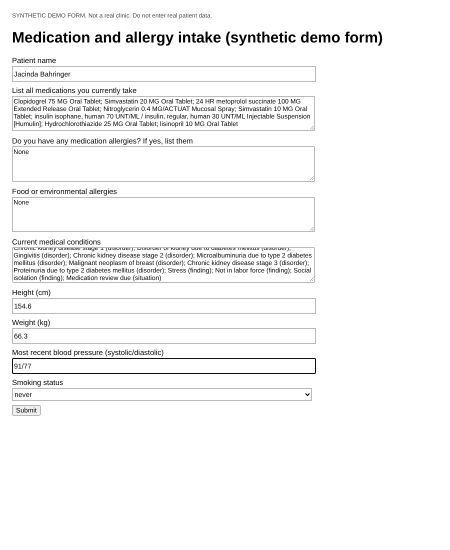
#> input picture data/forms_vision_inject_v1/clean__medication_allergy_intake_v1__09be8301-7f67-3e55-8eeb-51dbd3f7a194.png, 900 x 1100 px (shown at 1/2 size)
$ python -i train_local_box_validator.py   (imports and definitions only)
#> lines starting #> are read from the running program, lines starting #| are printed output that depends on the picture; after the words box and inside, x2 and y2 are one past the last pixel; in counts of white or black regions, pixels touching at a corner belong together
#> further down, picture is the input picture: shape (1100, 900); min 0, max 255, mean 246.6
#!/usr/bin/env python3
"""Train a lightweight LOCAL pixel vision detector on three synthetic blank forms.

No model API, GPU, external network, real patient data or downloaded weights.
Training image labels are generated from DOM box annotations in GOLD_BOXES.
Evaluation: 54 different filled images from 18 held-out synthetic patients.
The model localizes rectangular input widgets only; it does NOT perform OCR
or validate patient answers. Same form templates occur in train and test.
"""
from __future__ import annotations
import argparse
import hashlib
import json
import math
import platform
from collections import Counter, defaultdict
from pathlib import Path

import cv2
import numpy as np
from sklearn.linear_model import LogisticRegression
from sklearn.preprocessing import StandardScaler
import sklearn

ROOT = Path(__file__).resolve().parents[1]
SOURCE = ROOT / "data/forms_vision_v1"
OUT_DEFAULT = ROOT / "evidence/forms_box_validator/run_v3"
FEATURES = ("log_width","log_height","aspect_ratio","border_dark_fraction",
            "interior_dark_fraction","interior_gray_mean","border_gray_mean",
            "edge_pixels_fraction")
SCHEMA = "frontier-forms.local-box-vision.v1"
CANON = lambda x: json.dumps(x, ensure_ascii=False, sort_keys=True, separators=(",",":")).encode()
SHA = lambda x: hashlib.sha256(x).hexdigest()


# [6 lines left out: function iou, not called in this run]


def candidates(gray):
    bw=cv2.threshold(gray,190,255,cv2.THRESH_BINARY_INV)[1]
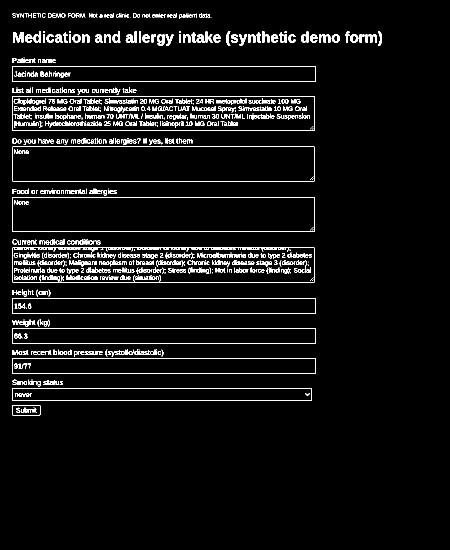
#> bw: shape (1100, 900) (shown at 1/2 size); 4.7% white in thin lines or dots, all inside (x1, y1, x2, y2) = (24, 26, 764, 831)
    contours,_=cv2.findContours(bw,cv2.RETR_LIST,cv2.CHAIN_APPROX_SIMPLE)
#> contours = 1421 contours, 982 with area under 20; largest, box (x1, y1, x2, y2) and area: (24, 495, 630, 565) 41743, (24, 394, 630, 464) 41743, (24, 394, 630, 464) 41743, (24, 293, 630, 363) 41743, (24, 293, 630, 363) 41743
    boxes=set()
    for cnt in contours:
        x,y,w,h=cv2.boundingRect(cnt)
        if 15 <= w <= 820 and 10 <= h <= 110:
            boxes.add((x,y,x+w,y+h))
#> this loop made 1421 passes
#> (x, y, w, h) on passes 1, 3, 4: (50, 818, 5, 7), (56, 818, 10, 7), (42, 818, 6, 7)
#> after the loop, boxes = 47 items
    return sorted(boxes,key=lambda b:(b[1],b[0],b[3],b[2]))


# [195 lines left out: functions feature, scored_boxes, heuristic_boxes, score, exact_mcnemar, root and 1 more, not called in this run]


# [5 lines not run here, left out]

>>> import cv2
>>> picture = cv2.imread('../data/forms_vision_inject_v1/clean__medication_allergy_intake_v1__09be8301-7f67-3e55-8eeb-51dbd3f7a194.png', cv2.IMREAD_GRAYSCALE)
>>> result = candidates(picture)
#> result = 47 items, first 6: (67, 63, 82, 85), (225, 63, 241, 85), (411, 63, 426, 85), (524, 63, 539, 85), (602, 63, 617, 85), (26, 64, 47, 85)

$ run again, on data/forms_vision_inject_v1/clean__medication_allergy_intake_v1__32e9ae68-2a60-6a46-a96c-07ee69299c14.png
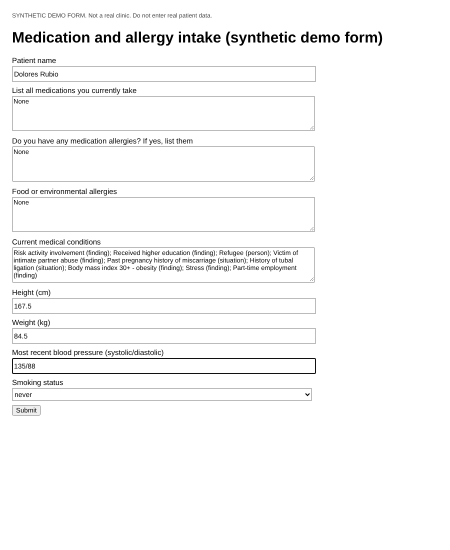
#> input picture data/forms_vision_inject_v1/clean__medication_allergy_intake_v1__32e9ae68-2a60-6a46-a96c-07ee69299c14.png, 900 x 1100 px (shown at 1/2 size)
#> picture is the input picture: shape (1100, 900); min 0, max 255, mean 248.4
#> in candidates, `bw=cv2.threshold(gray,190,255,cv2.THRESH_BINARY_INV)[1]`:
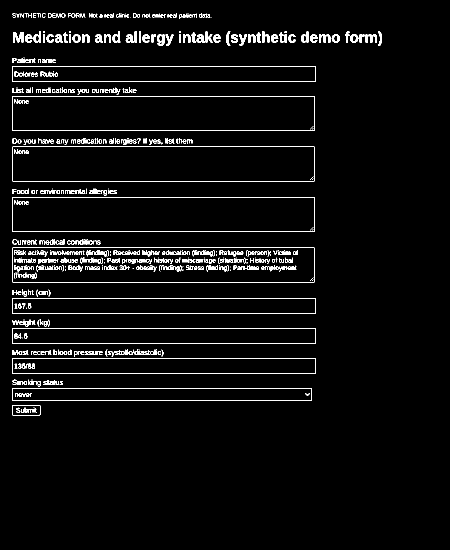
#> bw: shape (1100, 900) (shown at 1/2 size); 3.6% white in thin lines or dots, all inside (x1, y1, x2, y2) = (24, 26, 764, 831)
#> contours = 907 contours, 595 with area under 20; largest, box (x1, y1, x2, y2) and area: (24, 495, 630, 565) 41743, (24, 495, 630, 565) 41743, (24, 394, 630, 464) 41743, (24, 394, 630, 464) 41743, (24, 293, 630, 363) 41743
#> the loop in candidates, `for cnt in contours:` made 907 passes
#> (x, y, w, h) on passes 1, 3, 4: (50, 818, 5, 7), (56, 818, 10, 7), (42, 818, 6, 7)
#> after the loop in candidates, `for cnt in contours:`: boxes = 46 items
#> result = 46 items, first 6: (67, 63, 82, 85), (225, 63, 241, 85), (411, 63, 426, 85), (524, 63, 539, 85), (602, 63, 617, 85), (26, 64, 47, 85)
